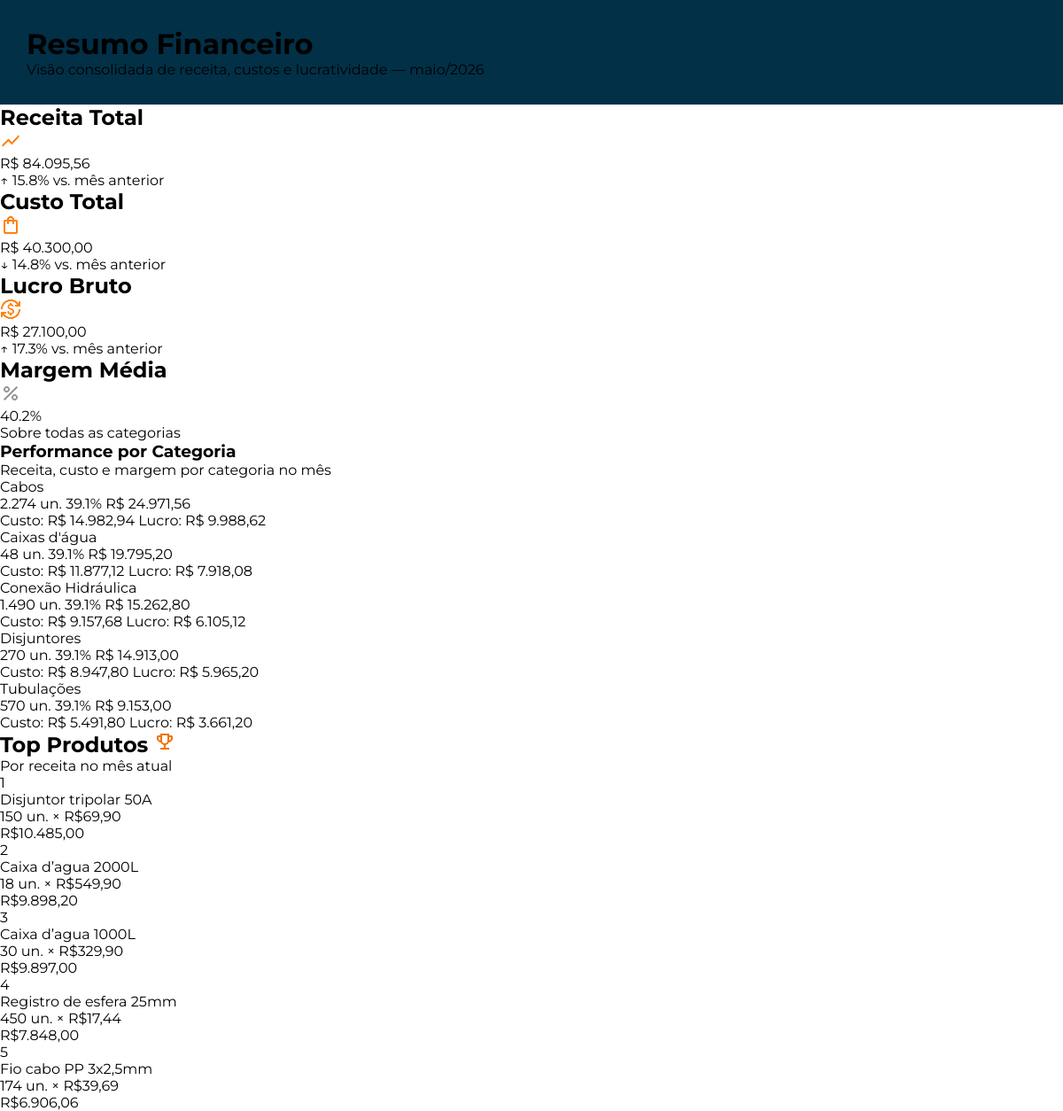
The app's page /admin/financeiro.php with its own data.
### tables this page shows
CREATE TABLE produtos(
    id_produtos INT AUTO_INCREMENT PRIMARY KEY,
    nome_produtos VARCHAR(100) NOT NULL,
    sku VARCHAR(100) NOT NULL,
    categoria_id_produtos INT,
    preco DECIMAL(10,2) NOT NULL,
    estoque INT,
    descricao TEXT,
    capa VARCHAR(500),
    FOREIGN KEY (categoria_id_produtos)
    REFERENCES categoria(id_categorias)
);

### CRUD/crud.php (called while the page is built, shortened)
<?php
try {
    function readAll($pdo, $table, $where = null) {
        $sql = "SELECT * FROM $table";
        $stmt = $pdo->query($sql);
        return $stmt->fetchAll(PDO::FETCH_ASSOC);
    }
} catch (PDOException $e) {
    die("Erro de conexão: " . $e->getMessage());
}

### admin/financeiro.php (the view, shortened to what this page needs)
<?php
require_once __DIR__ . '/../CRUD/crud.php';
$produtos = [];
if (isset($pdo)) {
    try {
        $produtos = readAll($pdo, 'produtos');
    } catch (Exception $e) {
        $produtos = [];
    }
}
$categorias = [
    1 => 'Fios',
    2 => 'Cabos',
    3 => 'Disjuntores',
    4 => 'Tubulações',
    5 => 'Conexão Hidráulica',
    6 => 'Caixas d\'água',
];
$valor_total_estoque = 0;
$dados_categoria = [];
$ranking_produtos = [];
if (!empty($produtos) && is_array($produtos)) {
    foreach ($produtos as $produto) {
        $qtd = isset($produto['estoque']) ? intval($produto['estoque']) : 0;
        $preco = isset($produto['preco']) ? floatval($produto['preco']) : 0;
        $categoriaId = isset($produto['categoria_id_produtos']) ? intval($produto['categoria_id_produtos']) : null;
        $categoria = $categorias[$categoriaId] ?? 'Outros';
        $valor_deste_item = $qtd * $preco;
        $valor_total_estoque += $valor_deste_item;
        if (!isset($dados_categoria[$categoria])) {
            $slug = strtolower(preg_replace('/[^a-z0-9]+/', '-', iconv('UTF-8', 'ASCII//TRANSLIT', $categoria)));
            $slug = trim($slug, '-');
            $dados_categoria[$categoria] = [
                'valor' => 0,
                'qtd_produtos' => 0,
                'qtd_unidades' => 0,
                'slug' => $slug ?: 'default'
            ];
        }
        $dados_categoria[$categoria]['valor'] += $valor_deste_item;
        $dados_categoria[$categoria]['qtd_produtos'] += 1;
        $dados_categoria[$categoria]['qtd_unidades'] += $qtd;
        $ranking_produtos[] = [
            'nome' => $produto['nome_produtos'] ?? '',
            'valor_total' => $valor_deste_item,
            'quantidade' => $qtd,
            'preco' => $preco
        ];
    }
    usort($ranking_produtos, function ($a, $b) {
        return $b['valor_total'] <=> $a['valor_total'];
    });
}
?>
<!DOCTYPE html>
<html lang="pt-BR">
<head>
    <link rel="stylesheet" href="../CSS/style.css">
    <link rel="stylesheet" href="../CSS/header_adm.css">
</head>
<body>
    <div class="containerFIN">
        <header class="maintitle">
            <h1>Resumo Financeiro</h1>
            <p>Visão consolidada de receita, custos e lucratividade — maio/2026</p>
        </header>
        <section class="kpi-grid">
            <div class="financeiro-card">
                <div class="card-header">
                    <h2>Receita Total</h2>
                    <span class="icon badge-receita"><img src="../assets/icons/show_chart.png"
                            alt="Ícone de gráfico"></span>
                </div>
                <p class="valor">R$ <?php echo number_format($valor_total_estoque, 2, ',', '.'); ?></p>
                <span class="mais"><?php echo '↑ 15.8% vs. mês anterior'; ?></span>
            </div>
            <div class="financeiro-card">
                <div class="card-header">
                    <h2>Custo Total</h2>
                    <span class="icon badge-custo"><img src="../assets/icons/bag.png" alt="Ícone de sacola"></span>
                </div>
                <p class="valor">R$ <?php echo number_format(40300, 2, ',', '.'); ?></p>
                <span class="menos">↓ 14.8% vs. mês anterior</span>
            </div>
            <div class="financeiro-card">
                <div class="card-header">
                    <h2>Lucro Bruto</h2>
                    <span class="icon badge-lucro"><img src="../assets/icons/moeda.png" alt="Ícone de moeda"></span>
                </div>
                <p class="valor">R$ <?php echo number_format(27100, 2, ',', '.'); ?></p>
                <span class="mais">↑ 17.3% vs. mês anterior</span>
            </div>
            <div class="financeiro-card">
                <div class="card-header">
                    <h2>Margem Média</h2>
                    <span class="icon badge-margem"><img src="../assets/icons/percent.png"
                            alt="Ícone de porcentagem"></span>
                </div>
                <p class="valor">40.2%</p>
                <span class="categoria">Sobre todas as categorias</span>
            </div>
        </section>
        <div class="conteudo">
            <div class="valor-categoria card-categorias bloco">
                <div class="card-header-cat">
                    <h3>Performance por Categoria</h3>
                    <p class="subtitulo-cat">Receita, custo e margem por categoria no mês</p>
                </div>
                <div class="categorias-list">
                    <?php foreach ($dados_categoria as $nome_cat => $dados): ?>
                        <?php
                        $margem = "39.1%";
                        $custo = $dados['valor'] * 0.60;
                        $lucro = $dados['valor'] - $custo;
                        ?>
                        <div class="category-item">
                            <div class="item-header">
                                <span class="category-name"><?= htmlspecialchars($nome_cat) ?></span>
                                <div class="item-metrics">
                                    <span class="metrics-un"><?= number_format($dados['qtd_unidades'], 0, '', '.') ?> un.</span>
                                    <span class="metrics-margin"><?= $margem ?></span>
                                    <span class="metrics-revenue">R$ <?= number_format($dados['valor'], 2, ',', '.') ?></span>
                                </div>
                            </div>
                            <div class="item-footer">
                                <span class="metrics-cost">Custo: R$ <?= number_format($custo, 2, ',', '.') ?></span>
                                <span class="metrics-profit">Lucro: R$ <?= number_format($lucro, 2, ',', '.') ?></span>
                            </div>
                        </div>
                    <?php endforeach; ?>
                </div>
            </div>
            <section class="bloco top">
                <div class="cabecalho">
                    <h2>Top Produtos <span class="icon badge-top trophy-icon"><img src="../assets/icons/trophy.png"
                                alt="Ícone de troféu"></span></h2>
                    <p class="subtitulo">Por receita no mês atual</p>
                </div>
                <div class="top-produtos-list">
                    <?php
                    $top_5 = array_slice($ranking_produtos, 0, 5);
                    foreach ($top_5 as $index => $item):
                        $rank_class = ($index === 0) ? 'rank-first' : 'rank-other';
                        ?>
                        <div class="top-item">
                            <div class="top-item-left">
                                <div class="top-rank <?= $rank_class ?>">
                                    <?= $index + 1 ?>
                                </div>
                                <div class="top-info">
                                    <div class="top-name"> <?= htmlspecialchars($item['nome']) ?>
                                    </div>
                                    <div class="top-subtext"><?= $item['quantidade'] ?> un. &times;
                                        R$<?= number_format($item['preco'], 2, ',', '.') ?>
                                    </div>
                                </div>
                            </div>
                            <div class="top-value">R$<?= number_format($item['valor_total'], 2, ',', '.') ?>
                            </div>
                        </div>
                    <?php endforeach; ?>
                </div>
            </section>
        </div>
    </div>
</body>
</html>

### CSS/style.css (style rules this page uses)
* { margin: 0; padding: 0; box-sizing: border-box; font-family: 'Montserrat', sans-serif; }

### CSS/header_adm.css (style rules this page uses)
* { margin: 0; padding: 0; box-sizing: border-box; }
header { background-color: #023047; padding: 30px; }

### records on screen
produtos: nome_produtos "Disjuntor tripolar 50A", estoque "150", preco "69,90", valor_total "10.485,00"
produtos: nome_produtos "Caixa d’agua 2000L", estoque "18", preco "549,90", valor_total "9.898,20"
produtos: nome_produtos "Caixa d’agua 1000L", estoque "30", preco "329,90", valor_total "9.897,00"
produtos: nome_produtos "Registro de esfera 25mm", estoque "450", preco "17,44", valor_total "7.848,00"
produtos: nome_produtos "Fio cabo PP 3x2,5mm", estoque "174", preco "39,69", valor_total "6.906,06"

### other values on screen
$valor_total_estoque "84.095,56"
40300 "40.300,00"
27100 "27.100,00"
$nome_cat "Cabos"
$dados['qtd_unidades'] "2.274"
$margem "39.1%"
$dados['valor'] "24.971,56"
$custo "14.982,94"
$lucro "9.988,62"
$nome_cat "Caixas d'água"
$dados['qtd_unidades'] "48"
$dados['valor'] "19.795,20"
$custo "11.877,12"
$lucro "7.918,08"
$nome_cat "Conexão Hidráulica"
